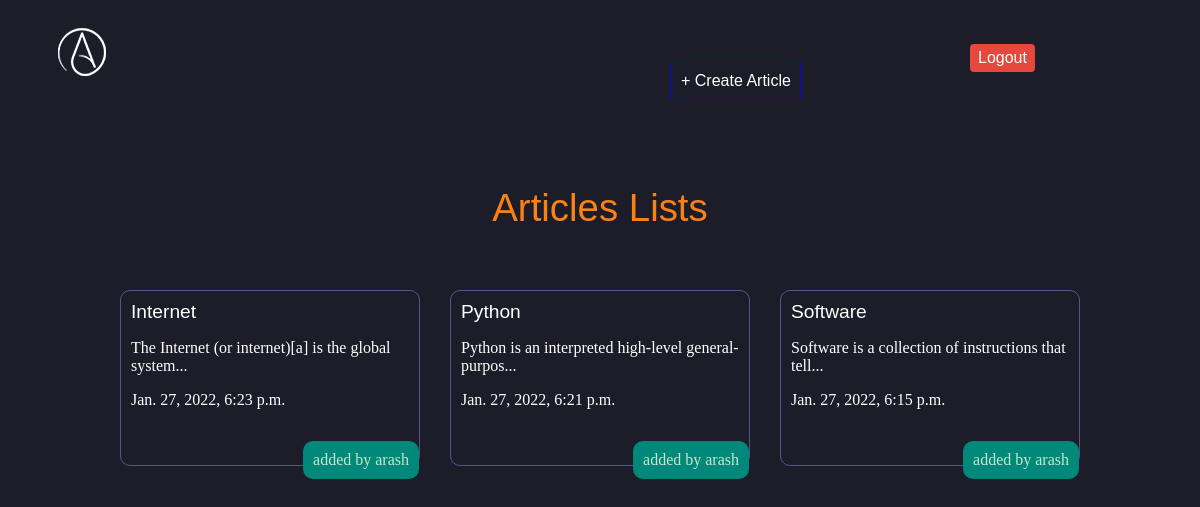
Screenshot of /articles/ (signed in) with the database file from the repository.
### articles/models.py (models this page shows, shortened)
class Article(models.Model):
    title = models.CharField(max_length =100)
    slug = models.SlugField(allow_unicode=True)
    body = models.TextField()
    date = models.DateTimeField(auto_now_add = True)
    image = models.ImageField(default='default.jpg', blank=True)
    author = models.ForeignKey(User, default=None, on_delete=models.CASCADE)
    def snippet(self):
        return self.body[:50]+'...'

### articles/views.py (the view)
# urls.py: path('', views.articles_list,name="list"),
def articles_list(request):
    articles = models.Article.objects.all().order_by('-date')
    args = {'articles':articles}
    return render(request, 'articles/articles_list.html', args)

### articles/templates/articles/articles_list.html (shortened to what this page needs)
{%extends 'base.html'%}
{% block content %}
<h1>Articles Lists</h1>
<div class="articles">
  {% for article in articles %}
  <div class="article">
    <h2><a href="{% url 'articles:detail' slug=article.slug %}">{{article.title}}</a></h2>
    <p>{{article.snippet}}</p>
    <p>{{article.date}}</p>
    <p class='author'>added by {{article.author.username}}</p>
  </div>
  {% endfor %}
</div>
{% endblock %}

### assets/style.css (style rules this page uses)
body { background-color:#1d1d29; color:#fff; background-attachment: fixed; }
body * { font-family:arial; }
h1,h2,h3,h4,h5 { color: #fa8116; font-weight:normal; margin: 0px; }
a,a:hover,a:visited { color:#fff; text-decoration:none; }
.articles { display:grid; grid-template-columns:1fr 1fr 1fr; grid-gap:30px; }
.article .author { padding: 10px; background-color: #00897B; position: absolute; right: 0; border-radius: 10px; color:#C8E6C9; }
.article h2 { font-size: 1.2em; }
div.wrapper h1 { text-align: center; margin: 60px auto; font-size: 2.4em; }
.article { padding:10px; border:1px solid #55558d; border-radius: 10px; position: relative; padding-bottom: 40px; }
.article p { font-family: Franklin Gothic Medium; }

### rows the page displays
Article: title "Internet", snippet "The Internet (or internet)[a] is the global system...", date "Jan. 27, 2022, 6:23 p.m.", author.username "arash"
Article: title "Python", snippet "Python is an interpreted high-level general-purpos...", date "Jan. 27, 2022, 6:21 p.m.", author.username "arash"
Article: title "Software", snippet "Software is a collection of instructions that tell...", date "Jan. 27, 2022, 6:15 p.m.", author.username "arash"
